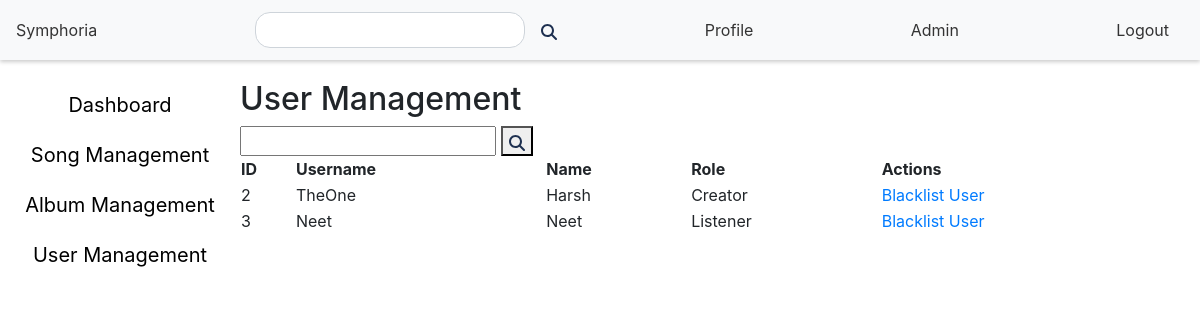
The app's page /admin/user_management (signed in) with its own data.
### models.py (models this page shows, shortened)
class User(db.Model):
    id = db.Column(db.Integer, primary_key=True)
    username = db.Column(db.String(32), unique=True, nullable=False)
    passhash = db.Column(db.String(512), nullable=False)
    name = db.Column(db.String(64), nullable=False)
    role = db.Column(db.String(20), nullable=False)
    blacklist = db.Column(db.Boolean, default=False)
    albums = db.relationship('Album', backref='artist', lazy=True)
    songs = db.relationship('Song', backref='artist', lazy=True)
    playlists = db.relationship('Playlist', backref='user', lazy=True)
    admins = db.relationship('Admin', backref='user', lazy=True)
    @property
    def password(self):
        raise AttributeError('Password is not a readable attribute')

### routes.py (the view)
@app.route('/admin/user_management', methods=['GET','POST'])
def user_management():
    if 'user_id' not in session or (Admin.query.filter_by(id=session['user_id']).first() is None):
        flash('Please log in', 'info')
        return redirect(url_for('admin_login'))
    else:
        if request.method == 'POST':
            user_search = request.form.get('user_search')
            session['user_search_admin'] = user_search
            users = User.query.filter(User.name.like(f'%{user_search}%')).all()
            final_users = []
            for user in users:
                if Admin.query.filter_by(id=user.id).first():
                    continue
                else:
                    final_users.append(user)
            return render_template('user_management.html', users=final_users, Admin=Admin)
        else:
            users = User.query.all()
            final_users = []
            for user in users:
                if Admin.query.filter_by(id=user.id).first():
                    continue
                else:
                    final_users.append(user)
            return render_template('user_management.html', users=final_users, Admin=Admin)

### templates/user_management.html (shortened to what this page needs)
{% extends 'layout.html' %}
{% block content %}
    <nav class="navbar">
        <a href="/">Symphoria</a>
        <form action="/search" method="POST">
            {% if session['search'] %}
                <input type="text" name="search" value="{{ session['search'] }}">
            {% else %}
                <input type="text" name="search" value="">
            {% endif %}
            <button type="submit"><img src="{{ url_for('static', filename='magnifying-glass-solid.svg') }}" alt=""></button>
        </form>
        <a href="/profile">Profile</a>
        {% if Admin.query.filter_by(id=session['user_id']).first() %}
            <a href="/admin">Admin</a>
        {% endif %}
        <a href="/logout">Logout</a>
    </nav>
    <div class="content-container">
    <div class="menubar">
        <a href="/admin">Dashboard</a>
        <a href='/admin/song_management'>Song Management</a>
        <a href='/admin/album_management'>Album Management</a>
        <a href="/admin/user_management">User Management</a>
    </div>
    <div class="info">
        <h2>User Management</h2>
        <form method="POST">
            {% if session['user_search_admin'] %}
                <input type="text" name="user_search" value="{{ session['user_search_admin'] }}">
            {% else %}
                <input type="text" name="user_search" value="">
            {% endif %}
            <button type="submit"><img src="{{ url_for('static', filename='magnifying-glass-solid.svg') }}" alt=""></button>
        </form>
        <table>
            <tr>
                <th>ID</th>
                <th>Username</th>
                <th>Name</th>
                <th>Role</th>
                <th>Actions</th>
            </tr>
            {% for user in users %}
                <tr>
                    <td>{{ user.id }}</td>
                    <td>{{ user.username }}</td>
                    <td>{{ user.name }}</td>
                    <td>{{ user.role }}</td>
                    <td><a href="/blacklist/user/{{ user.id }}">Blacklist User</a></td>
                </tr>
            {% endfor %}
        </table>
    </div>
    </div>
{% endblock %}

### templates/layout.html (style rules this page uses)
.navbar { display: flex; justify-content: space-between; align-items: center; background-color: #f8f9fa; padding: 10px 20px; box-shadow: 0 2px 4px 0 rgba(0,0,0,0.2); height: 60px; }
.navbar a { text-decoration: none; color: #333; margin-right: 15px; }
.navbar form { display: flex; align-items: center; }
.navbar form input[type="text"] { border-radius: 15px; border: 1px solid #ced4da; padding: 5px 10px; margin-right: 10px; }
.navbar form button { background: none; border: none; }
.navbar form button img { width: 100%; height: auto; }
.menubar { display: flex; flex-direction: column; justify-content: space-around; align-items: center; margin-top: 20px; margin-bottom: 20px; width: 20%; height: 100%; }
.menubar a { text-decoration: none; color: black; font-size: 20px; padding: 10px; }
.info { display: flex; flex-direction: column; justify-content: space-around; margin-top: 20px; margin-bottom: 20px; width: 80%; height: 100%; }
.content-container { display: flex; flex-direction: row; justify-content: space-around; margin-left:0; margin-right:0; }

### records on screen
User: id "2", username "TheOne", name "Harsh", role "Creator"
User: id "3", username "Neet", name "Neet", role "Listener"
